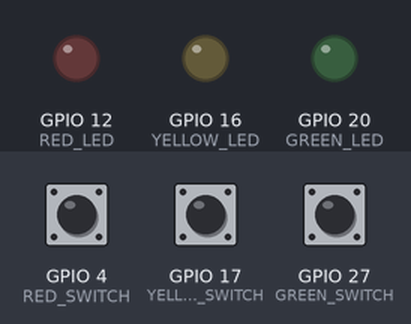
This program was run on a simulated Raspberry Pi (BCM pin numbers). Parts: output pins drawn as LEDs (lit = HIGH). Inputs (shaded band) come from the test bench; at power-on: GPIO 4 (RED_SWITCH) LOW, GPIO 17 (YELLOW_SWITCH) LOW, GPIO 27 (GREEN_SWITCH) LOW. What the program prints to the terminal is not drawn.

Above: at 1.2 s.
1.3 s: GPIO 4 (RED_SWITCH) pulled HIGH for 0.15 s
At 1.37 s:
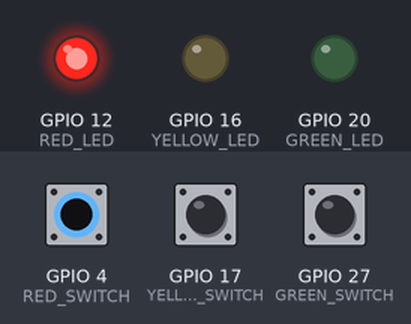
2.9 s: GPIO 17 (YELLOW_SWITCH) pulled HIGH for 0.15 s
At 2.97 s:
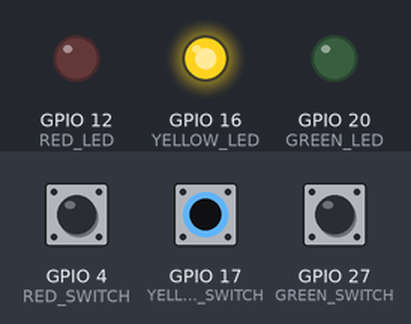
4.5 s: GPIO 27 (GREEN_SWITCH) pulled HIGH for 0.15 s
At 4.57 s:
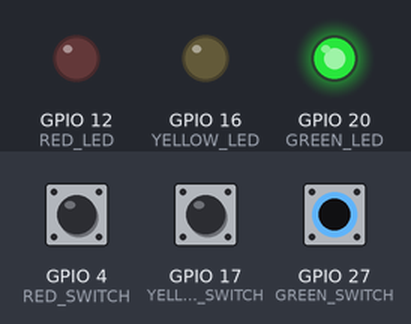
6.1 s: GPIO 27 (GREEN_SWITCH) pulled HIGH for 3.2 s
At 10.4 s:
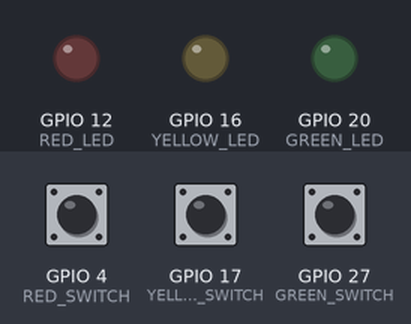
10.8 s: GPIO 4 (RED_SWITCH) pulled HIGH for 3.2 s
At 11.5 s:
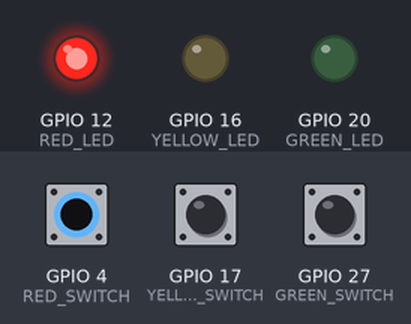
15.5 s: GPIO 4 (RED_SWITCH) driven HIGH and GPIO 17 (YELLOW_SWITCH) driven HIGH
At 16.6 s:
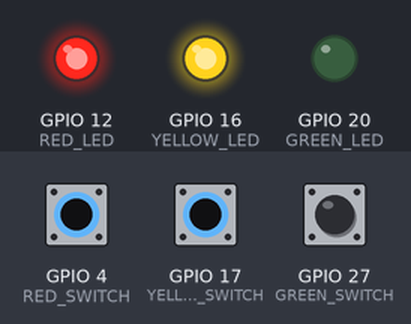
Timing chart, 0 to 18.0 s (numbered marks = the images above; inputs shaded):
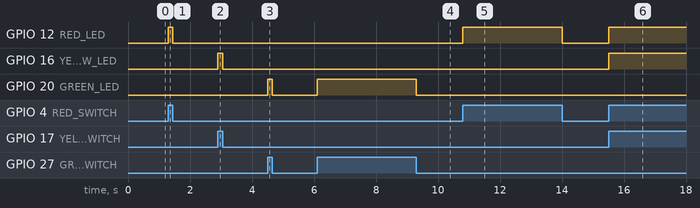

Measured:
- after the input at 1.3 s, GPIO 12 (RED_LED): LOW → HIGH at once, → LOW 0.15 s later
- after the input at 2.9 s, GPIO 16 (YELLOW_LED): LOW → HIGH at once, → LOW 0.15 s later
- after the input at 4.5 s, GPIO 20 (GREEN_LED): LOW → HIGH at once, → LOW 0.15 s later
- after the input at 6.1 s, GPIO 20 (GREEN_LED): LOW → HIGH at once, → LOW 3.2 s later
- after the input at 10.8 s, GPIO 12 (RED_LED): LOW → HIGH at once, → LOW 3.2 s later
- after the input at 15.5 s, GPIO 12 (RED_LED), GPIO 16 (YELLOW_LED): LOW → HIGH at once

The program:

switch_led_task.py
```python
#스위치로 LED 제어하기
import RPi.GPIO as GPIO

RED_LED = 12
RED_SWITCH = 4
YELLOW_LED = 16
YELLOW_SWITCH = 17
GREEN_LED = 20
GREEN_SWITCH = 27

GPIO.setmode(GPIO.BCM)
GPIO.setup(RED_LED, GPIO.OUT)
GPIO.setup(YELLOW_LED, GPIO.OUT)
GPIO.setup(GREEN_LED, GPIO.OUT)
GPIO.setup(RED_SWITCH, GPIO.IN, pull_up_down=GPIO.PUD_DOWN) #내부 풀다운저항(안 눌렀을 때 : 0, 눌렀을 때 : 1)
GPIO.setup(YELLOW_SWITCH, GPIO.IN, pull_up_down=GPIO.PUD_DOWN)
GPIO.setup(GREEN_SWITCH, GPIO.IN, pull_up_down=GPIO.PUD_DOWN)

try:
    while True:
        val = GPIO.input(RED_SWITCH)
        print(val)
        GPIO.output(RED_LED, val) #GPIO.HIGH(1), GPIO.LOW(0)

        val1 = GPIO.input(YELLOW_SWITCH)
        print(val1)
        GPIO.output(YELLOW_LED, val1) #GPIO.HIGH(1), GPIO.LOW(0)

        val2 = GPIO.input(GREEN_SWITCH)
        print(val2)
        GPIO.output(GREEN_LED, val2) #GPIO.HIGH(1), GPIO.LOW(0)
finally:
    GPIO.cleanup()
    print('cleanup and exit')
```
